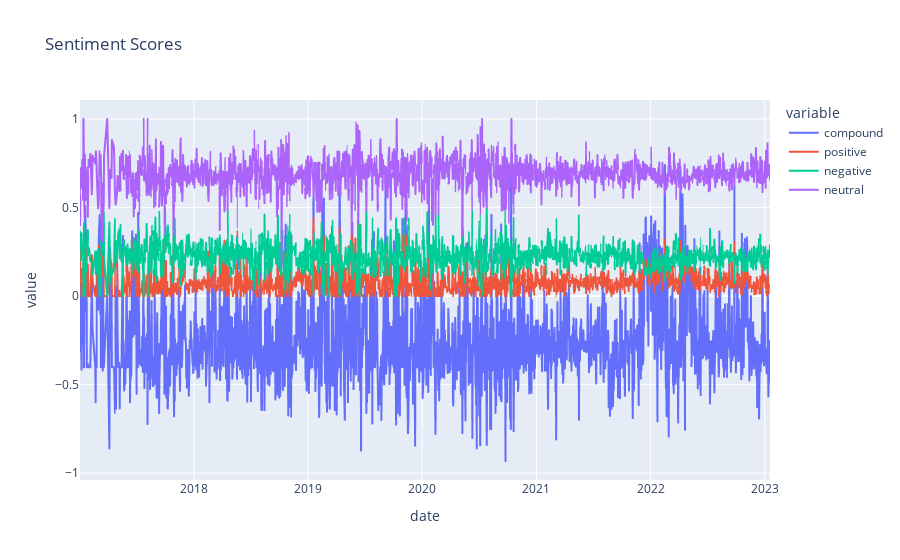
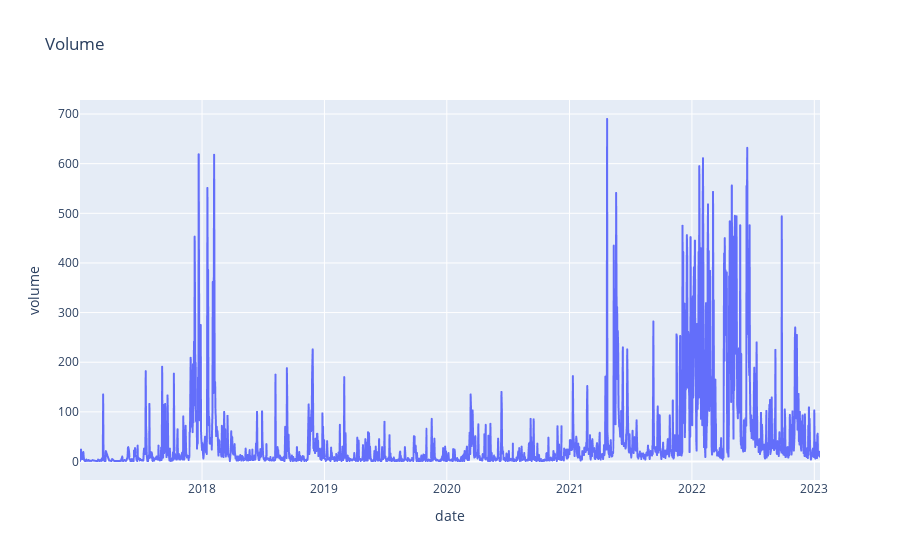

The cell these charts' notebook holds for them, in order:
### Code cell
# Plots
import plotly.express as px
fig1 = px.line(tweets, x='date', y=['compound','positive','negative','neutral'],title = 'Sentiment Scores')
fig1.show()
fig2 = px.line(tweets, x='date', y = 'volume', title = 'Volume')
fig2.show()

### Figure 1 — Plotly figure (JSON) as saved in the notebook; plotly's stock layout.template omitted (floating-point values rounded to 4 significant figures; data arrays with more than 128 entries replaced by an {"elided": "..."} marker saying what was removed)
{"data": [{"hovertemplate": "variable=compound<br>date=%{x}<br>value=%{y}<extra></extra>", "legendgroup": "compound", "line": {"color": "#636efa", "dash": "solid"}, "marker": {"symbol": "circle"}, "mode": "lines", "name": "compound", "showlegend": true, "type": "scattergl", "x": {"elided": "2069 str values"}, "xaxis": "x", "y": {"elided": "2069 float values"}, "yaxis": "y"}, {"hovertemplate": "variable=positive<br>date=%{x}<br>value=%{y}<extra></extra>", "legendgroup": "positive", "line": {"color": "#EF553B", "dash": "solid"}, "marker": {"symbol": "circle"}, "mode": "lines", "name": "positive", "showlegend": true, "type": "scattergl", "x": {"elided": "2069 str values"}, "xaxis": "x", "y": {"elided": "2069 float values"}, "yaxis": "y"}, {"hovertemplate": "variable=negative<br>date=%{x}<br>value=%{y}<extra></extra>", "legendgroup": "negative", "line": {"color": "#00cc96", "dash": "solid"}, "marker": {"symbol": "circle"}, "mode": "lines", "name": "negative", "showlegend": true, "type": "scattergl", "x": {"elided": "2069 str values"}, "xaxis": "x", "y": {"elided": "2069 float values"}, "yaxis": "y"}, {"hovertemplate": "variable=neutral<br>date=%{x}<br>value=%{y}<extra></extra>", "legendgroup": "neutral", "line": {"color": "#ab63fa", "dash": "solid"}, "marker": {"symbol": "circle"}, "mode": "lines", "name": "neutral", "showlegend": true, "type": "scattergl", "x": {"elided": "2069 str values"}, "xaxis": "x", "y": {"elided": "2069 float values"}, "yaxis": "y"}], "layout": {"legend": {"title": {"text": "variable"}, "tracegroupgap": 0}, "title": {"text": "Sentiment Scores"}, "xaxis": {"anchor": "y", "domain": [0, 1], "title": {"text": "date"}}, "yaxis": {"anchor": "x", "domain": [0, 1], "title": {"text": "value"}}}}

### Figure 2 — Plotly figure (JSON) as saved in the notebook; plotly's stock layout.template omitted (floating-point values rounded to 4 significant figures; data arrays with more than 128 entries replaced by an {"elided": "..."} marker saying what was removed)
{"data": [{"hovertemplate": "date=%{x}<br>volume=%{y}<extra></extra>", "legendgroup": "", "line": {"color": "#636efa", "dash": "solid"}, "marker": {"symbol": "circle"}, "mode": "lines", "name": "", "showlegend": false, "type": "scattergl", "x": {"elided": "2069 str values"}, "xaxis": "x", "y": {"elided": "2069 int values"}, "yaxis": "y"}], "layout": {"legend": {"tracegroupgap": 0}, "title": {"text": "Volume"}, "xaxis": {"anchor": "y", "domain": [0, 1], "title": {"text": "date"}}, "yaxis": {"anchor": "x", "domain": [0, 1], "title": {"text": "volume"}}}}
